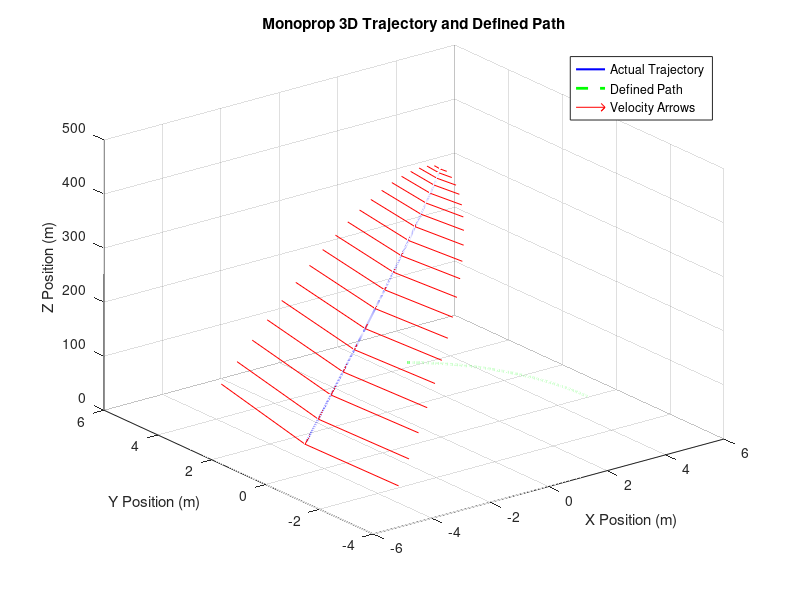
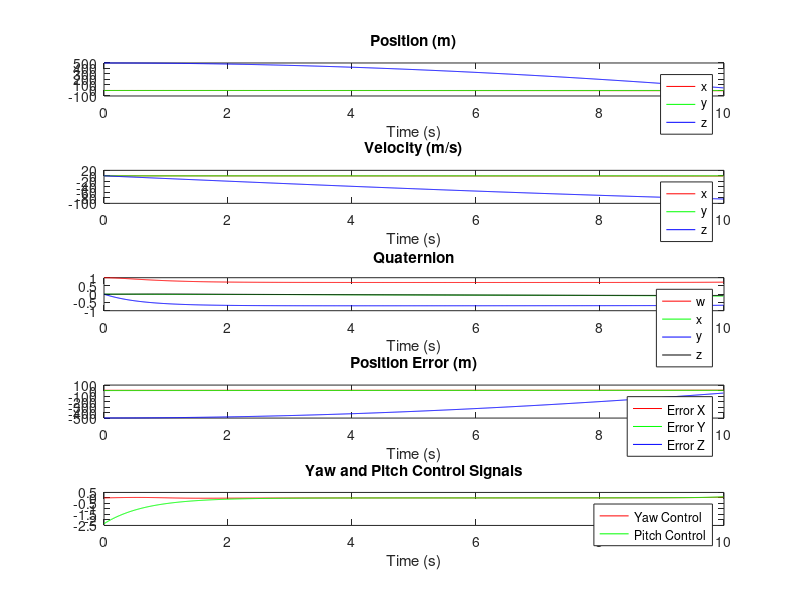

The MATLAB script that drew these images, in order:
function monocopter_dynamics_with_path_and_orientation_control()
    % Simulation parameters
    dt = 0.01;  % Time step (seconds)
    t_end = 10;  % Simulation time (seconds)
    num_steps = floor(t_end / dt);  % Number of time steps

    % Physical constants and parameters
    m = 100.0;  % Mass of the monocopter (kg)
    g = 9.81;  % Gravitational acceleration (m/s^2)
    k_D = 0.1;  % Drag coefficient
    k_wind = 0.05;  % Wind drag coefficient
    T_max = 10;  % Max thrust magnitude (N)

    % Moments of inertia (kg*m^2)
    I_x = 1.0;
    I_y = 2.0;
    I_z = 1.0;
    I = [I_x, I_y, I_z];  % Inertia tensor diagonal elements

    % Initial conditions
    r = [0; 0; 500];  % Initial position (m)
    v = [0; 0; 0];  % Initial velocity (m/s)
    q = [1; 0; 0; 0];  % Initial quaternion (neutral orientation)
    omega = [0; 0; 0];  % Initial angular velocity (rad/s)
    thrust_dir_body = [0; 0; 1];  % Thrust in the body frame (along z-axis)

    % Pre-allocate arrays to store results
    position_history = zeros(3, num_steps);
    velocity_history = zeros(3, num_steps);
    quaternion_history = zeros(4, num_steps);
    angular_velocity_history = zeros(3, num_steps);
    error_history = zeros(3, num_steps);  % Store error at each time step
    yaw_pitch_history = zeros(2, num_steps);  % Store yaw and pitch control signals

    % Path following variables
    r_circle = 5;  % Radius of circular path
    omega_path = 0.1;  % Angular velocity of circular path (rad/s)
    z_const = 2;  % Constant height along the z-axis

    % PID controller gains for position (example)
    Kp_pos = 1;  % Proportional gain
    Ki_pos = 0.1;  % Integral gain
    Kd_pos = 0.5;  % Derivative gain
    integral_error_pos = [0; 0; 0];
    prev_error_pos = [0; 0; 0];

    % PID controller gains for yaw and pitch control
    Kp_yaw = 1.5;
    Kp_pitch = 1.5;
    
    % Wind parameters (sinusoidal model)
    A_wind = 0;  % Amplitude of the wind (m/s)
    omega_wind = 0;  % Frequency of the wind oscillation (rad/s)
    phase_shift_x = 0;  % Phase shift for wind in x-direction
    phase_shift_y = 0;  % Phase shift for wind in y-direction
    phase_shift_z = 0;  % Phase shift for wind in z-direction

    % Pre-allocate arrays to store the defined path for the whole duration
    defined_path = zeros(3, num_steps);

    % Main simulation loop
    for step = 1:num_steps
        t = (step - 1) * dt;  % Current time

        % Define the desired path (circular path in the xy-plane)
        reference_x = r_circle * cos(omega_path * t);
        reference_y = r_circle * sin(omega_path * t);
        reference_z = z_const;
        reference_pos = [reference_x; reference_y; reference_z];
        
        % Store the desired path position
        defined_path(:, step) = reference_pos;

        % Calculate the position error (difference between current position and path)
        error_pos = reference_pos - r;
        error_history(:, step) = error_pos;  % Store error for analysis

        % PID control for following the path
        integral_error_pos = integral_error_pos + error_pos * dt;  % Accumulate integral error
        derivative_error_pos = (error_pos - prev_error_pos) / dt;  % Derivative of the error
        prev_error_pos = error_pos;

        % PID controller for thrust adjustment
        control_signal_pos = Kp_pos * error_pos + Ki_pos * integral_error_pos + Kd_pos * derivative_error_pos;

        % Thrust adjustment based on the control signal
        T = min(T_max, norm(control_signal_pos));  % Cap thrust at max value

        % Calculate desired yaw and pitch based on the direction towards the defined path
        desired_direction = error_pos / norm(error_pos);  % Normalize the direction

        % Calculate desired yaw and pitch (desired orientation)
        desired_yaw = atan2(desired_direction(2), desired_direction(1));  % Yaw around the z-axis
        desired_pitch = atan2(desired_direction(3), sqrt(desired_direction(1)^2 + desired_direction(2)^2));  % Pitch towards the path
        
        % Yaw and pitch control based on PID control (simplified)
        current_yaw = atan2(2 * (q(1) * q(4) + q(2) * q(3)), 1 - 2 * (q(3)^2 + q(4)^2));  % Extract current yaw from quaternion
        current_pitch = asin(2 * (q(1) * q(3) - q(4) * q(2)));  % Extract current pitch from quaternion
        
        % PID control for yaw and pitch
        yaw_control_signal = Kp_yaw * (desired_yaw - current_yaw);
        pitch_control_signal = Kp_pitch * (desired_pitch - current_pitch);

        yaw_pitch_history(:, step) = [yaw_control_signal; pitch_control_signal];  % Store yaw and pitch control signals

        % Apply yaw and pitch control to the angular velocities (for simplicity, assume direct control)
        omega(3) = yaw_control_signal;  % Yaw control affects rotation around z-axis
        omega(2) = pitch_control_signal;  % Pitch control affects rotation around y-axis

        % Sinusoidal wind velocity model
        v_wind = [
            A_wind * sin(omega_wind * t + phase_shift_x);
            A_wind * sin(omega_wind * t + phase_shift_y);
            A_wind * sin(omega_wind * t + phase_shift_z)
        ];

        % Store history
        position_history(:, step) = r;
        velocity_history(:, step) = v;
        quaternion_history(:, step) = q;
        angular_velocity_history(:, step) = omega;

        % 1. Compute rotational dynamics (Euler's equations)
        M = [0; 0; 0];  % No external torques in this case
        omega_dot = euler_equations(omega, M, I);

        % Update angular velocity
        omega = omega + omega_dot * dt;

        % 2. Compute quaternion kinematics
        q_dot = 0.5 * omega_matrix(omega) * q;

        % Update quaternion and normalize
        q = q + q_dot * dt;
        q = q / norm(q);  % Normalize to maintain unit quaternion

        % 3. Compute translational dynamics (Newton's second law)
        % Compute the rotation matrix from the quaternion
        R_b_to_w = quat_to_rotation_matrix(q);

        % Thrust in world frame
        thrust_world = R_b_to_w * thrust_dir_body * T;

        % Relative velocity between the monocopter and the wind
        v_rel = v - v_wind;

        % Wind force proportional to relative velocity squared
        F_wind = -k_wind * norm(v_rel) * v_rel;

        % Net force = thrust - gravity - drag + wind force
        gravity = [0; 0; -m * g];
        drag = -k_D * v;
        F_net = thrust_world + gravity + drag + F_wind;

        % Acceleration
        a = F_net / m;

        % Update velocity and position
        v = v + a * dt;
        r = r + v * dt;
    end

    % Plot results with arrows and error history
    plot_results_with_arrows_and_error(position_history, velocity_history, quaternion_history, angular_velocity_history, error_history, defined_path, yaw_pitch_history, dt);
end

%% Function to calculate the angular acceleration using Euler's equations
function omega_dot = euler_equations(omega, M, I)
    % Extract moments of inertia
    I_x = I(1);
    I_y = I(2);
    I_z = I(3);

    % Euler's equations for rotational motion
    omega_x = omega(1);
    omega_y = omega(2);
    omega_z = omega(3);
    
    % Angular acceleration components
    omega_dot_x = (M(1) + (I_y - I_z) * omega_y * omega_z) / I_x;
    omega_dot_y = (M(2) + (I_z - I_x) * omega_z * omega_x) / I_y;
    omega_dot_z = (M(3) + (I_x - I_y) * omega_x * omega_y) / I_z;

    % Return angular accelerations
    omega_dot = [omega_dot_x; omega_dot_y; omega_dot_z];
end

%% Function to compute the angular velocity matrix Omega for quaternion kinematics
function Omega = omega_matrix(omega)
    omega_x = omega(1);
    omega_y = omega(2);
    omega_z = omega(3);

    Omega = [0, -omega_x, -omega_y, -omega_z;
             omega_x, 0, omega_z, -omega_y;
             omega_y, -omega_z, 0, omega_x;
             omega_z, omega_y, -omega_x, 0];
end

%% Function to convert a quaternion to a rotation matrix
function R = quat_to_rotation_matrix(q)
    w = q(1);
    x = q(2);
    y = q(3);
    z = q(4);

    % Compute the rotation matrix
    R = [1 - 2*y^2 - 2*z^2, 2*x*y - 2*z*w, 2*x*z + 2*y*w;
         2*x*y + 2*z*w, 1 - 2*x^2 - 2*z^2, 2*y*z - 2*x*w;
         2*x*z - 2*y*w, 2*y*z + 2*x*w, 1 - 2*x^2 - 2*y^2];
end

%% Function to plot simulation results with arrows, error history, and yaw/pitch history
function plot_results_with_arrows_and_error(position_history, velocity_history, quaternion_history, angular_velocity_history, error_history, defined_path, yaw_pitch_history, dt)
    time = (0:size(position_history, 2) - 1) * dt;

    % 3D Trajectory plot with arrows for velocity and defined path
    figure;
    plot3(position_history(1, :), position_history(2, :), position_history(3, :), 'b-', 'LineWidth', 1.5);
    hold on;

    % Plot defined path (in green)
    plot3(defined_path(1, :), defined_path(2, :), defined_path(3, :), 'g--', 'LineWidth', 2);

    % Plot velocity vectors as arrows (downsample for better visualization)
    step_size = 50;  % Adjust for fewer arrows (change based on your needs)
    quiver3(position_history(1, 1:step_size:end), position_history(2, 1:step_size:end), ...
        position_history(3, 1:step_size:end), velocity_history(1, 1:step_size:end), ...
        velocity_history(2, 1:step_size:end), velocity_history(3, 1:step_size:end), 0.5, 'r');

    grid on;
    title('Monoprop 3D Trajectory and Defined Path');
    xlabel('X Position (m)');
    ylabel('Y Position (m)');
    zlabel('Z Position (m)');
    legend('Actual Trajectory', 'Defined Path', 'Velocity Arrows');
    view(3);  % Set 3D view for better visualization
    hold off;

    % Position, velocity, quaternion and angular velocity history
    figure;
    subplot(5, 1, 1);
    plot(time, position_history(1, :), 'r', time, position_history(2, :), 'g', time, position_history(3, :), 'b');
    title('Position (m)');
    xlabel('Time (s)');
    legend('x', 'y', 'z');

    subplot(5, 1, 2);
    plot(time, velocity_history(1, :), 'r', time, velocity_history(2, :), 'g', time, velocity_history(3, :), 'b');
    title('Velocity (m/s)');
    xlabel('Time (s)');
    legend('x', 'y', 'z');

    subplot(5, 1, 3);
    plot(time, quaternion_history(1, :), 'r', time, quaternion_history(2, :), 'g', time, quaternion_history(3, :), 'b', time, quaternion_history(4, :), 'k');
    title('Quaternion');
    xlabel('Time (s)');
    legend('w', 'x', 'y', 'z');

    subplot(5, 1, 4);
    plot(time, error_history(1, :), 'r', time, error_history(2, :), 'g', time, error_history(3, :), 'b');
    title('Position Error (m)');
    xlabel('Time (s)');
    legend('Error X', 'Error Y', 'Error Z');

    % Plot the yaw and pitch control signals over time
    subplot(5, 1, 5);
    plot(time, yaw_pitch_history(1, :), 'r', time, yaw_pitch_history(2, :), 'g');
    title('Yaw and Pitch Control Signals');
    xlabel('Time (s)');
    legend('Yaw Control', 'Pitch Control');
end
